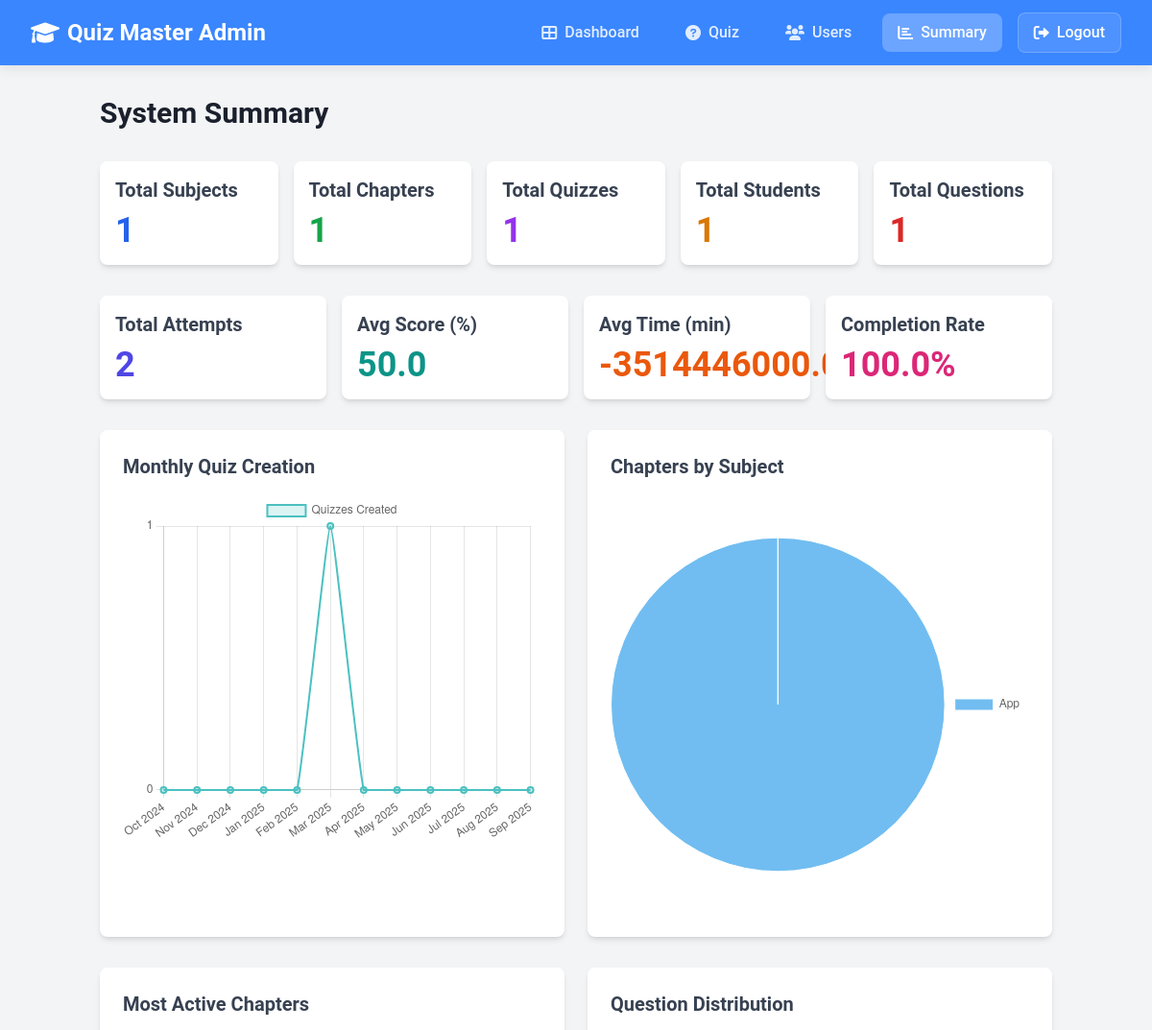
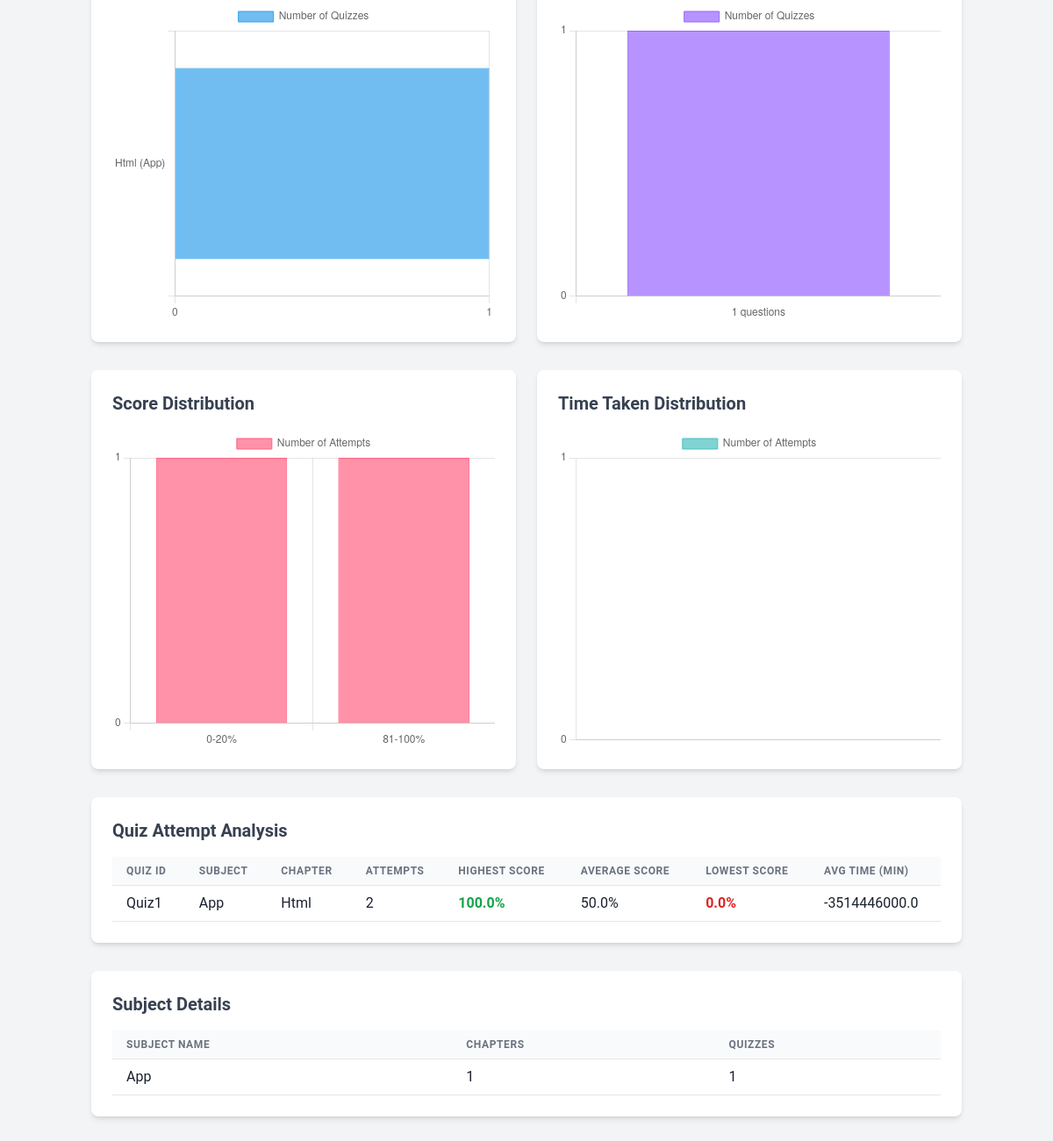
/admin/summary (signed in), run on an earlier commit of the app's database (2 pictures, top to bottom).
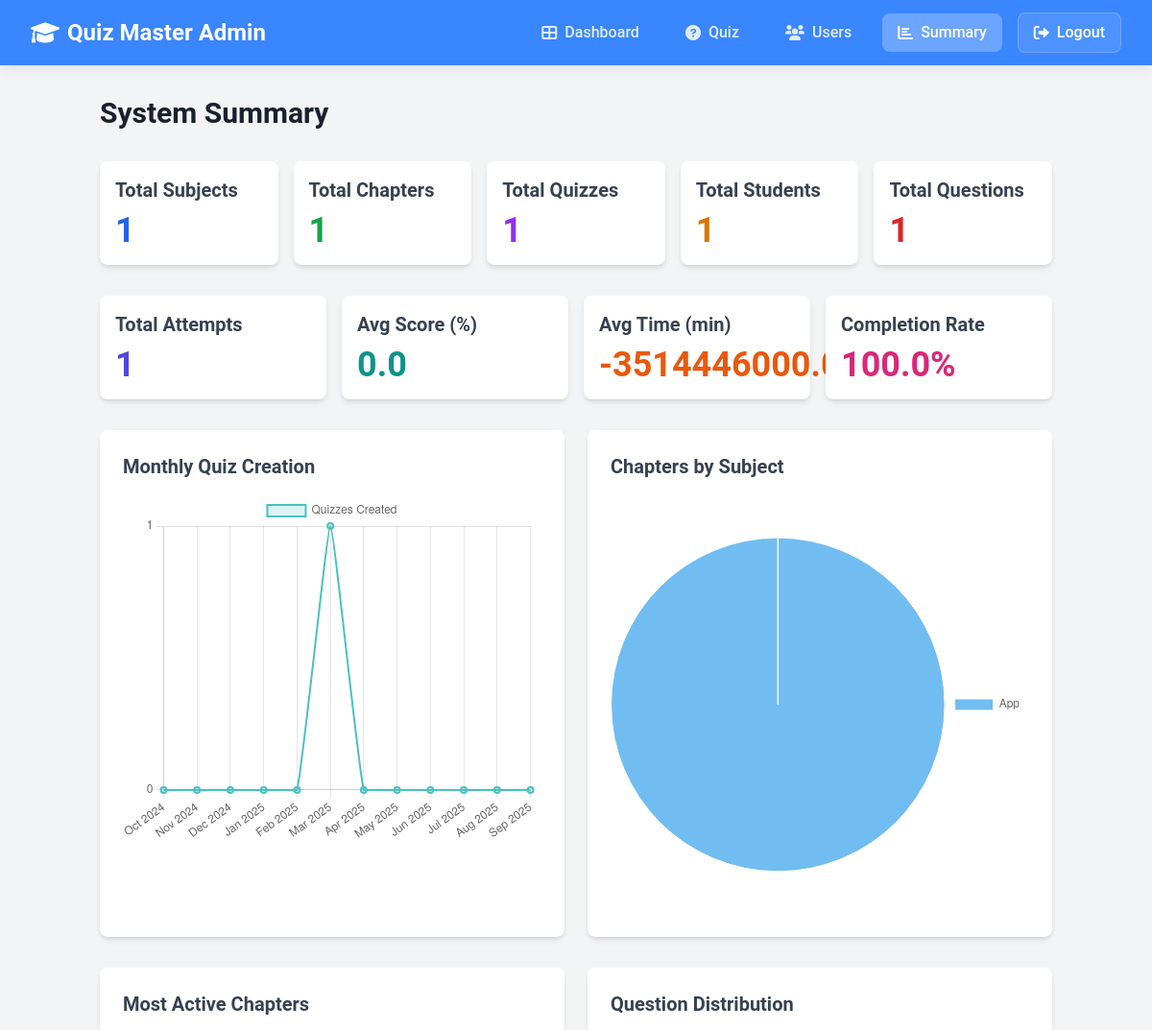
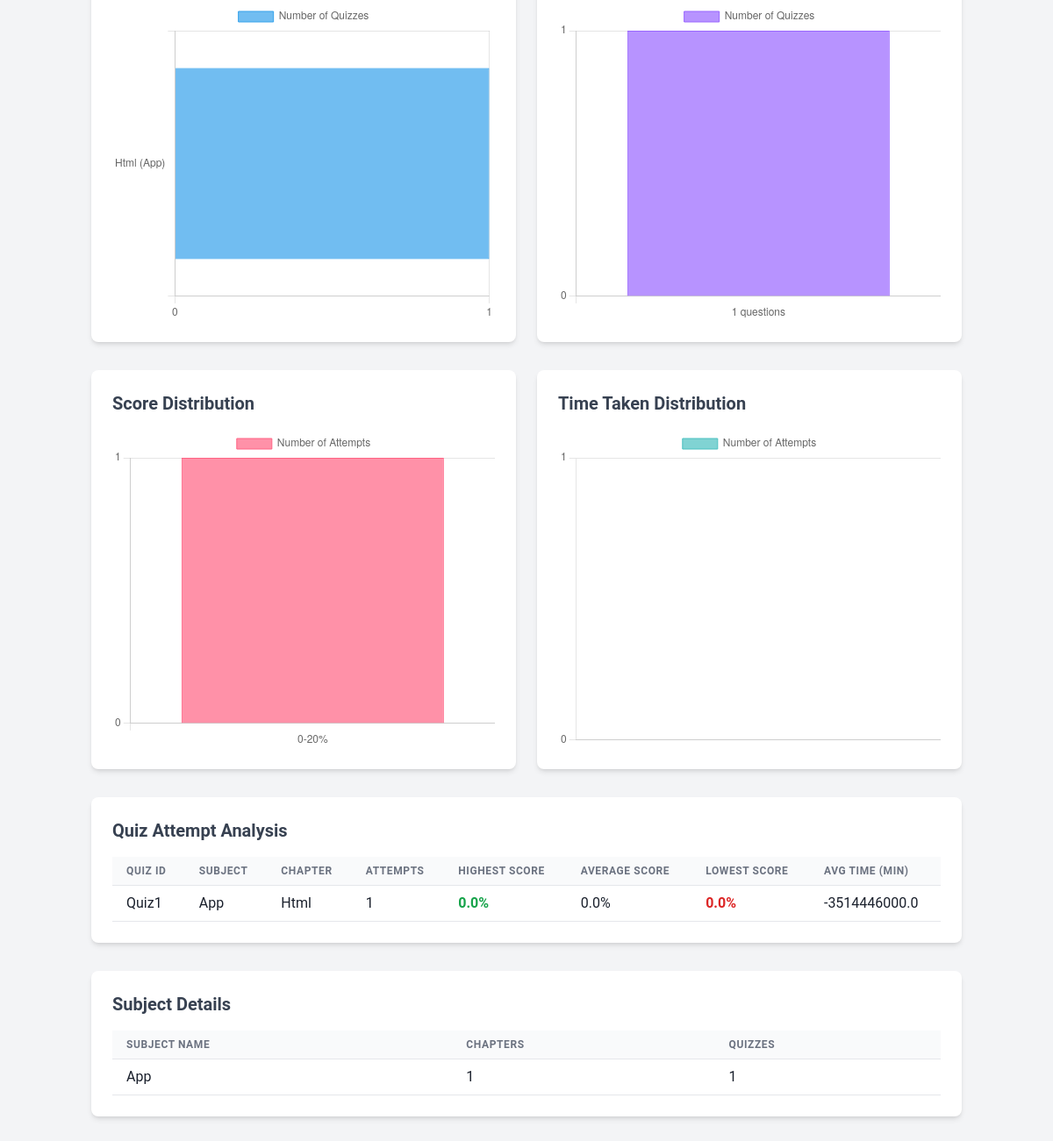
And on a later commit of the database (2 pictures, top to bottom).
### app.py (models this page shows, shortened)
class Quiz(db.Model):
    id = db.Column(db.Integer, primary_key=True)
    quiz_id = db.Column(db.String(50), unique=True, nullable=False)
    subject_id = db.Column(db.Integer, db.ForeignKey('subject.id'), nullable=False)
    chapter_id = db.Column(db.Integer, db.ForeignKey('chapter.id'), nullable=False)
    date = db.Column(db.Date, nullable=False)
    duration = db.Column(db.Integer, nullable=False)  # in minutes
    created_at = db.Column(db.DateTime, default=datetime.utcnow)
    questions = db.relationship('Question', backref='quiz', lazy=True, cascade="all, delete-orphan")
    attempts = db.relationship('QuizAttempt', backref='quiz', lazy=True,
                              cascade="all, delete-orphan")

### app.py (the view)
@app.route('/admin/summary')
@admin_required
def admin_summary():
    total_subjects = Subject.query.count()
    total_chapters = Chapter.query.count()
    total_quizzes = Quiz.query.count()
    total_users = User.query.filter(User.is_admin == False).count()
    total_questions = Question.query.count()
    total_attempts = QuizAttempt.query.count()
    avg_score_result = db.session.query(db.func.avg(QuizAttempt.score)).scalar()
    average_score = avg_score_result if avg_score_result is not None else 0
    time_diff_expr = db.func.extract('epoch', QuizAttempt.end_time - QuizAttempt.start_time) / 60
    avg_time_result = db.session.query(
        db.func.avg(time_diff_expr)
    ).filter(QuizAttempt.end_time != None).scalar()
    average_time = avg_time_result if avg_time_result is not None else 0
    completed_attempts = QuizAttempt.query.filter(QuizAttempt.end_time != None).count()
    completion_rate = (completed_attempts / total_attempts * 100) if total_attempts > 0 else 0
    subjects = Subject.query.all()
    subject_data = []
    for subject in subjects:
        chapter_count = Chapter.query.filter_by(subject_id=subject.id).count()
        quiz_count = Quiz.query.filter_by(subject_id=subject.id).count()
        subject_data.append({
            'id': subject.id,
            'name': subject.name,
            'chapter_count': chapter_count,
            'quiz_count': quiz_count
        })
    quiz_monthly_data = []
    current_date = datetime.utcnow()
    for i in range(12):
        month_date = current_date - timedelta(days=30 * i)
        month_start = datetime(month_date.year, month_date.month, 1)
        if month_date.month == 12:
            next_month = datetime(month_date.year + 1, 1, 1)
        else:
            next_month = datetime(month_date.year, month_date.month + 1, 1)
        month_quiz_count = Quiz.query.filter(
            Quiz.created_at >= month_start,
            Quiz.created_at < next_month
        ).count()
        quiz_monthly_data.append({
            'month': month_start.strftime('%b %Y'),
            'count': month_quiz_count
        })
    quiz_monthly_data.reverse()
    chapters_by_subject = []
    for subject in subjects:
        count = Chapter.query.filter_by(subject_id=subject.id).count()
        if count > 0:
            chapters_by_subject.append({
                'name': subject.name,
                'count': count
            })
    active_chapters_query = db.session.query(
        Chapter.id,
        Chapter.name,
        Subject.name.label('subject_name'),
        db.func.count(Quiz.id).label('quiz_count')
    ).join(Quiz, Quiz.chapter_id == Chapter.id
    ).join(Subject, Subject.id == Chapter.subject_id
    ).group_by(Chapter.id
    ).order_by(db.func.count(Quiz.id).desc()
    ).limit(5).all()
    active_chapters = [{
        'name': chapter.name,
        'subject_name': chapter.subject_name,
        'quiz_count': chapter.quiz_count
    } for chapter in active_chapters_query]
    subquery = db.session.query(
        Quiz.id,
        db.func.count(Question.id).label('questions_per_quiz')
    ).join(Question
    ).group_by(Quiz.id
    ).subquery()
    quiz_question_distribution = db.session.query(
        subquery.c.questions_per_quiz.label('question_count'),
        db.func.count(subquery.c.id).label('quiz_count')
    ).group_by(subquery.c.questions_per_quiz
    ).order_by(subquery.c.questions_per_quiz
    ).limit(10).all()
    quiz_question_data = [{
        'question_count': item.question_count,
        'quiz_count': item.quiz_count
    } for item in quiz_question_distribution]
    quiz_attempts_query = db.session.query(
        Quiz.id,
        Quiz.quiz_id,
        Subject.name.label('subject_name'),
        Chapter.name.label('chapter_name'),
        db.func.count(QuizAttempt.id).label('attempts'),
        db.func.max(QuizAttempt.score).label('highest_score'),
        db.func.avg(QuizAttempt.score).label('average_score'),
        db.func.min(QuizAttempt.score).label('lowest_score'),
        db.func.avg(db.func.extract('epoch', QuizAttempt.end_time - QuizAttempt.start_time) / 60).label('average_time')
    ).join(QuizAttempt, QuizAttempt.quiz_id == Quiz.id
    ).join(Subject, Subject.id == Quiz.subject_id
    ).join(Chapter, Chapter.id == Quiz.chapter_id
    ).filter(QuizAttempt.end_time != None
    ).group_by(Quiz.id, Subject.name, Chapter.name
    ).order_by(db.func.count(QuizAttempt.id).desc()
    ).all()
    quiz_attempts_data = [{
        'quiz_id': quiz.quiz_id,
        'subject_name': quiz.subject_name,
        'chapter_name': quiz.chapter_name,
        'attempts': quiz.attempts,
        'highest_score': quiz.highest_score,
        'average_score': quiz.average_score,
        'lowest_score': quiz.lowest_score,
        'average_time': quiz.average_time
    } for quiz in quiz_attempts_query]
    score_ranges = [
        {'min_score': 0, 'max_score': 20},
        {'min_score': 21, 'max_score': 40},
        {'min_score': 41, 'max_score': 60},
        {'min_score': 61, 'max_score': 80},
        {'min_score': 81, 'max_score': 100}
    ]
    score_distribution = []
    for score_range in score_ranges:
        count = QuizAttempt.query.filter(
            QuizAttempt.score >= score_range['min_score'],
            QuizAttempt.score <= score_range['max_score']
        ).count()
        if count > 0:
            score_distribution.append({
                'min_score': score_range['min_score'],
                'max_score': score_range['max_score'],
                'count': count
            })
    time_ranges = [
        {'min_time': 0, 'max_time': 5},
        {'min_time': 6, 'max_time': 10},
        {'min_time': 11, 'max_time': 15},
        {'min_time': 16, 'max_time': 20},
        {'min_time': 21, 'max_time': 30},
        {'min_time': 31, 'max_time': 60}
    ]
    time_distribution = []
    for time_range in time_ranges:
        min_seconds = time_range['min_time'] * 60
        max_seconds = time_range['max_time'] * 60
        count = db.session.query(QuizAttempt).filter(
            db.func.extract('epoch', QuizAttempt.end_time - QuizAttempt.start_time) >= min_seconds,
            db.func.extract('epoch', QuizAttempt.end_time - QuizAttempt.start_time) <= max_seconds,
            QuizAttempt.end_time != None
        ).count()
        if count > 0:
            time_distribution.append({
                'min_time': time_range['min_time'],
                'max_time': time_range['max_time'],
                'count': count
            })
    return render_template(
        'admin/summary.html',
        active_page='summary',
        total_subjects=total_subjects,
        total_chapters=total_chapters,
        total_quizzes=total_quizzes,
        total_users=total_users,
        total_questions=total_questions,
        total_attempts=total_attempts,
        average_score=average_score,
        average_time=average_time,
        completion_rate=completion_rate,
        subject_data=subject_data,
        quiz_monthly_data=quiz_monthly_data,
        chapters_by_subject=chapters_by_subject,
        active_chapters=active_chapters,
        quiz_question_data=quiz_question_data,
        quiz_attempts_data=quiz_attempts_data,
        score_distribution=score_distribution,
        time_distribution=time_distribution
    )

### app.py (called while the page is built)
def get_current_user():
    if 'user_id' in session:
        return User.query.get(session['user_id'])
    return None

@app.context_processor
def utility_processor():
    return dict(current_user=get_current_user())

def admin_required(f):
    @wraps(f)
    def decorated_function(*args, **kwargs):
        if 'user_id' not in session:
            flash('Please login first.', 'error')
            return redirect(url_for('login'))
        user = User.query.get(session['user_id'])
        if not user or not user.is_admin:
            flash('Admin access required.', 'error')
            return redirect(url_for('dashboard'))
        return f(*args, **kwargs)
    return decorated_function

### templates/admin/summary.html (shortened to what the changed rows need)
<!DOCTYPE html>
<html lang="en">
<head>
    <link href="/static/navbar.css" rel="stylesheet">
    <script src="https://cdn.tailwindcss.com"></script>
    <link href="https://cdnjs.cloudflare.com/ajax/libs/font-awesome/6.0.0/css/all.min.css" rel="stylesheet">
</head>
<body class="bg-gray-100">
    <div class="container mx-auto px-4 py-8">
        <h1 class="text-3xl font-bold mb-8">System Summary</h1>
        <div class="grid grid-cols-1 md:grid-cols-2 lg:grid-cols-5 gap-4 mb-8">
            <div class="bg-white p-4 rounded-lg shadow-md">
                <h2 class="text-xl font-semibold text-gray-700">Total Subjects</h2>
            </div>
            <div class="bg-white p-4 rounded-lg shadow-md">
                <h2 class="text-xl font-semibold text-gray-700">Total Chapters</h2>
            </div>
            <div class="bg-white p-4 rounded-lg shadow-md">
                <h2 class="text-xl font-semibold text-gray-700">Total Quizzes</h2>
            </div>
            <div class="bg-white p-4 rounded-lg shadow-md">
                <h2 class="text-xl font-semibold text-gray-700">Total Students</h2>
            </div>
            <div class="bg-white p-4 rounded-lg shadow-md">
                <h2 class="text-xl font-semibold text-gray-700">Total Questions</h2>
            </div>
        </div>
        <div class="grid grid-cols-1 md:grid-cols-2 lg:grid-cols-4 gap-4 mb-8">
            <div class="bg-white p-4 rounded-lg shadow-md">
                <h2 class="text-xl font-semibold text-gray-700">Total Attempts</h2>
                <p class="text-4xl font-bold mt-2 text-indigo-600">{{ total_attempts }}</p>
            </div>
            <div class="bg-white p-4 rounded-lg shadow-md">
                <h2 class="text-xl font-semibold text-gray-700">Avg Score (%)</h2>
                <p class="text-4xl font-bold mt-2 text-teal-600">{{ average_score|round(2) }}</p>
            </div>
            <div class="bg-white p-4 rounded-lg shadow-md">
                <h2 class="text-xl font-semibold text-gray-700">Avg Time (min)</h2>
            </div>
            <div class="bg-white p-4 rounded-lg shadow-md">
                <h2 class="text-xl font-semibold text-gray-700">Completion Rate</h2>
            </div>
        </div>
        <div class="grid grid-cols-1 lg:grid-cols-2 gap-6 mb-8">
            <div class="bg-white p-6 rounded-lg shadow-md">
                <h2 class="text-xl font-semibold text-gray-700 mb-4">Monthly Quiz Creation</h2>
            </div>
            <div class="bg-white p-6 rounded-lg shadow-md">
                <h2 class="text-xl font-semibold text-gray-700 mb-4">Chapters by Subject</h2>
            </div>
        </div>
        <div class="grid grid-cols-1 lg:grid-cols-2 gap-6 mb-8">
            <div class="bg-white p-6 rounded-lg shadow-md">
                <h2 class="text-xl font-semibold text-gray-700 mb-4">Most Active Chapters</h2>
            </div>
            <div class="bg-white p-6 rounded-lg shadow-md">
                <h2 class="text-xl font-semibold text-gray-700 mb-4">Question Distribution</h2>
            </div>
        </div>
        <div class="grid grid-cols-1 lg:grid-cols-2 gap-6 mb-8">
            <div class="bg-white p-6 rounded-lg shadow-md">
                <h2 class="text-xl font-semibold text-gray-700 mb-4">Score Distribution</h2>
                <canvas id="scoreDistributionChart" height="250"></canvas>
            </div>
            <div class="bg-white p-6 rounded-lg shadow-md">
                <h2 class="text-xl font-semibold text-gray-700 mb-4">Time Taken Distribution</h2>
            </div>
        </div>
        <div class="bg-white p-6 rounded-lg shadow-md mb-8">
            <h2 class="text-xl font-semibold text-gray-700 mb-4">Quiz Attempt Analysis</h2>
            <div class="overflow-x-auto">
                <table class="min-w-full bg-white">
                    <thead>
                        <tr>
                            <th class="py-2 px-4 border-b border-gray-200 bg-gray-50 text-left text-xs font-semibold text-gray-500 uppercase tracking-wider">Quiz ID</th>
                            <th class="py-2 px-4 border-b border-gray-200 bg-gray-50 text-left text-xs font-semibold text-gray-500 uppercase tracking-wider">Subject</th>
                            <th class="py-2 px-4 border-b border-gray-200 bg-gray-50 text-left text-xs font-semibold text-gray-500 uppercase tracking-wider">Chapter</th>
                            <th class="py-2 px-4 border-b border-gray-200 bg-gray-50 text-left text-xs font-semibold text-gray-500 uppercase tracking-wider">Attempts</th>
                            <th class="py-2 px-4 border-b border-gray-200 bg-gray-50 text-left text-xs font-semibold text-gray-500 uppercase tracking-wider">Highest Score</th>
                            <th class="py-2 px-4 border-b border-gray-200 bg-gray-50 text-left text-xs font-semibold text-gray-500 uppercase tracking-wider">Average Score</th>
                            <th class="py-2 px-4 border-b border-gray-200 bg-gray-50 text-left text-xs font-semibold text-gray-500 uppercase tracking-wider">Lowest Score</th>
                            <th class="py-2 px-4 border-b border-gray-200 bg-gray-50 text-left text-xs font-semibold text-gray-500 uppercase tracking-wider">Avg Time (min)</th>
                        </tr>
                    </thead>
                    <tbody>
                        {% for quiz in quiz_attempts_data %}
                        <tr>
                            <td class="py-2 px-4 border-b border-gray-200">{{ quiz.quiz_id }}</td>
                            <td class="py-2 px-4 border-b border-gray-200">{{ quiz.subject_name }}</td>
                            <td class="py-2 px-4 border-b border-gray-200">{{ quiz.chapter_name }}</td>
                            <td class="py-2 px-4 border-b border-gray-200">{{ quiz.attempts }}</td>
                            <td class="py-2 px-4 border-b border-gray-200 font-semibold text-green-600">{{ quiz.highest_score|round(1) }}%</td>
                            <td class="py-2 px-4 border-b border-gray-200">{{ quiz.average_score|round(1) }}%</td>
                            <td class="py-2 px-4 border-b border-gray-200 font-semibold text-red-600">{{ quiz.lowest_score|round(1) }}%</td>
                            <td class="py-2 px-4 border-b border-gray-200">{{ quiz.average_time|round(1) }}</td>
                        </tr>
                        {% endfor %}
                    </tbody>
                </table>
            </div>
        </div>
        <div class="bg-white p-6 rounded-lg shadow-md mb-8">
            <h2 class="text-xl font-semibold text-gray-700 mb-4">Subject Details</h2>
            <div class="overflow-x-auto">
                <table class="min-w-full bg-white">
                    <thead>
                        <tr>
                            <th class="py-2 px-4 border-b border-gray-200 bg-gray-50 text-left text-xs font-semibold text-gray-500 uppercase tracking-wider">Subject Name</th>
                            <th class="py-2 px-4 border-b border-gray-200 bg-gray-50 text-left text-xs font-semibold text-gray-500 uppercase tracking-wider">Chapters</th>
                            <th class="py-2 px-4 border-b border-gray-200 bg-gray-50 text-left text-xs font-semibold text-gray-500 uppercase tracking-wider">Quizzes</th>
                        </tr>
                    </thead>
                </table>
            </div>
        </div>
    </div>
</body>
</html>

What changed in the data, as far as the page shows it:
changed Quiz "Quiz1": attempts "2" → "1"; highest_score "100.0" → "0.0"; average_score "50.0" → "0.0"
Also different on the page:
{{ total_attempts }}: "2" → "1"
{{ average_score|round(2) }}: "50.0" → "0.0"
chart data {{ score_distribution|tojson }}: [{"count": 1, "max_score": 20, "min_score": 0}, {"count": 1, "max_score": 100, "min_score": 81}] → [{"count": 1, "max_score": 20, "min_score": 0}]
